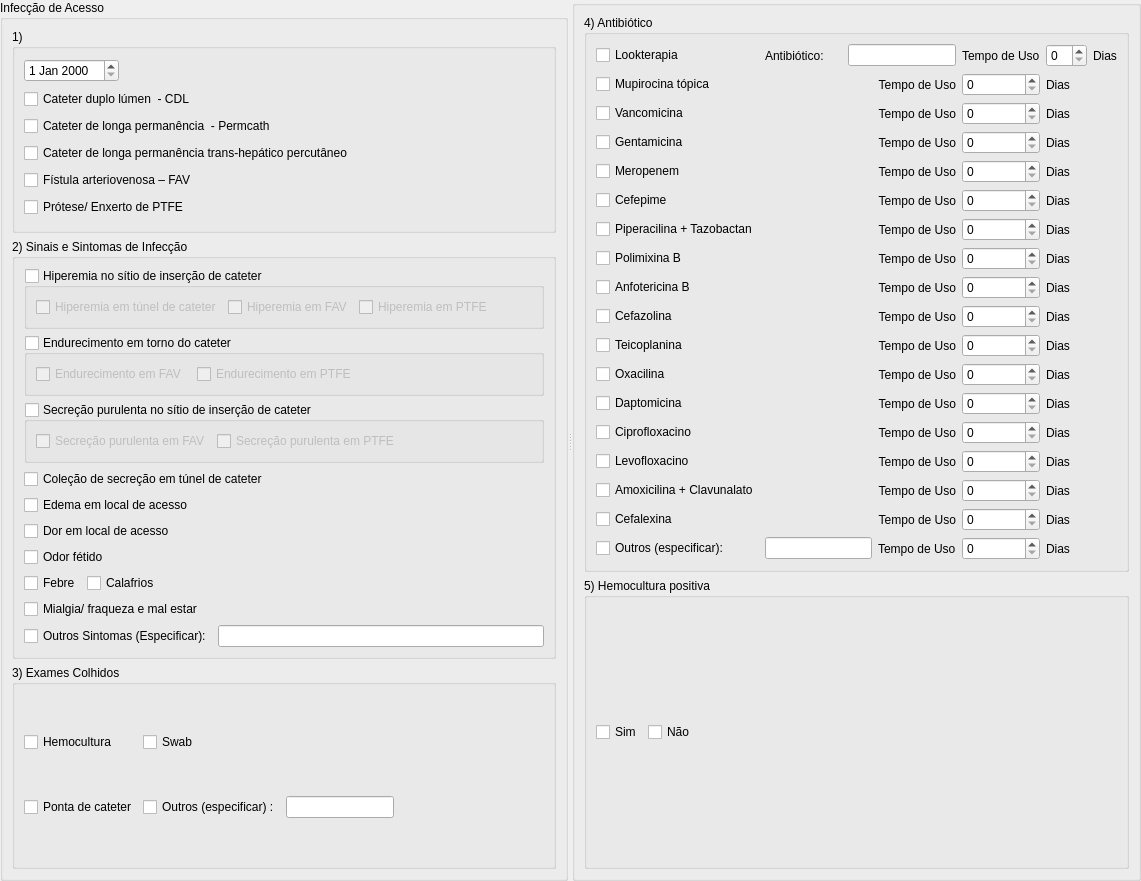
  <widget class="QSplitter" name="splitter">
   <property name="geometry">
    <rect>
     <x>0</x>
     <y>10</y>
     <width>1141</width>
     <height>881</height>
    </rect>
   </property>
   <property name="sizePolicy">
    <sizepolicy hsizetype="Preferred" vsizetype="Preferred">
     <horstretch>0</horstretch>
     <verstretch>0</verstretch>
    </sizepolicy>
   </property>
   <property name="orientation">
    <enum>Qt::Horizontal</enum>
   </property>
   <widget class="QGroupBox" name="groupBox">
    <property name="title">
     <string>Infecção de Acesso</string>
    </property>
    <layout class="QVBoxLayout" name="verticalLayout_4">
     <item>
      <widget class="QGroupBox" name="groupBox_op1">
       <property name="title">
        <string>1)</string>
       </property>
       <layout class="QVBoxLayout" name="verticalLayout">
        <item>
         <layout class="QHBoxLayout" name="horizontalLayout">
          <item>
           <widget class="QDateEdit" name="dateEdit_infeccaoDeAcesso"/>
          </item>
          <item>
           <spacer name="horizontalSpacer">
            <property name="orientation">
             <enum>Qt::Horizontal</enum>
            </property>
            <property name="sizeHint" stdset="0">
             <size>
              <width>40</width>
              <height>20</height>
             </size>
            </property>
           </spacer>
          </item>
         </layout>
        </item>
        <item>
         <widget class="QCheckBox" name="checkBox_CDL">
          <property name="text">
           <string>Cateter duplo lúmen  - CDL</string>
          </property>
         </widget>
        </item>
        <item>
         <widget class="QCheckBox" name="checkBox_Permicath">
          <property name="text">
           <string>Cateter de longa permanência  - Permcath</string>
          </property>
         </widget>
        </item>
        <item>
         <widget class="QCheckBox" name="checkBox_transHepatico">
          <property name="text">
           <string>Cateter de longa permanência trans-hepático percutâneo</string>
          </property>
         </widget>
        </item>
        <item>
         <widget class="QCheckBox" name="checkBox_FAV">
          <property name="text">
           <string>Fístula arteriovenosa – FAV </string>
          </property>
         </widget>
        </item>
        <item>
         <widget class="QCheckBox" name="checkBox_PTFE">
          <property name="text">
           <string>Prótese/ Enxerto de PTFE  </string>
          </property>
         </widget>
        </item>
       </layout>
      </widget>
     </item>
     <item>
      <widget class="QGroupBox" name="groupBox_op2">
       <property name="title">
        <string>2) Sinais e Sintomas de Infecção</string>
       </property>
       <layout class="QVBoxLayout" name="verticalLayout_2">
        <item>
         <widget class="QGroupBox" name="groupBox_HiperamiaNoStioDeInsercaoDeCAteter">
          <property name="title">
           <string>Hiperemia no sítio de inserção de cateter</string>
          </property>
          <property name="checkable">
           <bool>true</bool>
          </property>
          <property name="checked">
           <bool>false</bool>
          </property>
          <layout class="QHBoxLayout" name="horizontalLayout_2">
           <item>
            <widget class="QCheckBox" name="checkBox_HiperamiaEmTunelDeCateter">
             <property name="text">
              <string>Hiperemia em túnel de cateter</string>
             </property>
            </widget>
           </item>
           <item>
            <widget class="QCheckBox" name="checkBox_hiperamiaEmFAV">
             <property name="text">
              <string>Hiperemia em FAV</string>
             </property>
            </widget>
           </item>
           <item>
            <widget class="QCheckBox" name="checkBox_hiperamiaEmPTFE">
             <property name="text">
              <string>Hiperemia em PTFE</string>
             </property>
            </widget>
           </item>
           <item>
            <spacer name="horizontalSpacer_3">
             <property name="orientation">
              <enum>Qt::Horizontal</enum>
             </property>
             <property name="sizeHint" stdset="0">
              <size>
               <width>40</width>
               <height>20</height>
              </size>
             </property>
            </spacer>
           </item>
          </layout>
         </widget>
        </item>
        <item>
         <widget class="QGroupBox" name="groupBox_endurecimentoEmTornoDoCateter">
          <property name="title">
           <string>Endurecimento em torno do cateter </string>
          </property>
          <property name="checkable">
           <bool>true</bool>
          </property>
          <property name="checked">
           <bool>false</bool>
          </property>
          <layout class="QHBoxLayout" name="horizontalLayout_3">
           <item>
            <widget class="QCheckBox" name="checkBox_endurecimentoEmFAV">
             <property name="text">
              <string>Endurecimento em FAV </string>
             </property>
            </widget>
           </item>
           <item>
            <widget class="QCheckBox" name="checkBox_endurecimentoEmPTFE">
             <property name="text">
              <string>Endurecimento em PTFE</string>
             </property>
            </widget>
           </item>
           <item>
            <spacer name="horizontalSpacer_4">
             <property name="orientation">
              <enum>Qt::Horizontal</enum>
             </property>
             <property name="sizeHint" stdset="0">
              <size>
               <width>40</width>
               <height>20</height>
              </size>
             </property>
            </spacer>
           </item>
          </layout>
         </widget>
        </item>
        <item>
         <widget class="QGroupBox" name="groupBox_secrecao">
          <property name="title">
           <string>Secreção purulenta no sítio de inserção de cateter</string>
          </property>
          <property name="checkable">
           <bool>true</bool>
          </property>
          <property name="checked">
           <bool>false</bool>
          </property>
          <layout class="QHBoxLayout" name="horizontalLayout_4">
           <item>
            <widget class="QCheckBox" name="checkBox_secrecaoFAV">
             <property name="text">
              <string>Secreção purulenta em FAV</string>
             </property>
            </widget>
           </item>
           <item>
            <widget class="QCheckBox" name="checkBox_secrecaoPTFE">
             <property name="text">
              <string>Secreção purulenta em PTFE</string>
             </property>
            </widget>
           </item>
           <item>
            <spacer name="horizontalSpacer_5">
             <property name="orientation">
              <enum>Qt::Horizontal</enum>
             </property>
             <property name="sizeHint" stdset="0">
              <size>
               <width>40</width>
               <height>20</height>
              </size>
             </property>
            </spacer>
           </item>
          </layout>
         </widget>
        </item>
        <item>
         <widget class="QCheckBox" name="checkBox_colecaoDeSecrecao">
          <property name="text">
           <string>Coleção de secreção em túnel de cateter</string>
          </property>
         </widget>
        </item>
        <item>
         <widget class="QCheckBox" name="checkBox_edemaEmLocalDeAcesso">
          <property name="text">
           <string>Edema em local de acesso </string>
          </property>
         </widget>
        </item>
        <item>
         <widget class="QCheckBox" name="checkBox_dorEmLocalDeAcesso">
          <property name="text">
           <string>Dor em local de acesso </string>
          </property>
         </widget>
        </item>
        <item>
         <widget class="QCheckBox" name="checkBox_odorFetido">
          <property name="text">
           <string>Odor fétido</string>
          </property>
         </widget>
        </item>
        <item>
         <layout class="QHBoxLayout" name="horizontalLayout_5">
          <item>
           <widget class="QCheckBox" name="checkBox_febre">
            <property name="text">
             <string>Febre</string>
            </property>
           </widget>
          </item>
          <item>
           <widget class="QCheckBox" name="checkBox_calafrios">
            <property name="text">
             <string>Calafrios</string>
            </property>
           </widget>
          </item>
          <item>
           <spacer name="horizontalSpacer_2">
            <property name="orientation">
             <enum>Qt::Horizontal</enum>
            </property>
            <property name="sizeHint" stdset="0">
             <size>
              <width>40</width>
              <height>20</height>
             </size>
            </property>
           </spacer>
          </item>
         </layout>
        </item>
        <item>
         <widget class="QCheckBox" name="checkBox_mialgia">
          <property name="text">
           <string>Mialgia/ fraqueza e mal estar </string>
          </property>
         </widget>
        </item>
        <item>
         <layout class="QHBoxLayout" name="horizontalLayout_6">
          <item>
           <widget class="QCheckBox" name="checkBox_outrosSinais">
            <property name="text">
             <string>Outros Sintomas (Especificar):</string>
            </property>
           </widget>
          </item>
          <item>
           <widget class="QLineEdit" name="lineEdit_outrosSinais"/>
          </item>
         </layout>
        </item>
       </layout>
      </widget>
     </item>
     <item>
      <widget class="QGroupBox" name="groupBox_op3">
       <property name="title">
        <string>3) Exames Colhidos</string>
       </property>
       <layout class="QGridLayout" name="gridLayout_2">
        <item row="0" column="0">
         <widget class="QCheckBox" name="checkBox_hemocultura">
          <property name="text">
           <string>Hemocultura </string>
          </property>
         </widget>
        </item>
        <item row="1" column="0">
         <widget class="QCheckBox" name="checkBox_pontaDeCateter">
          <property name="text">
           <string>Ponta de cateter</string>
          </property>
         </widget>
        </item>
        <item row="0" column="1">
         <widget class="QCheckBox" name="checkBox_swab">
          <property name="text">
           <string>Swab </string>
          </property>
         </widget>
        </item>
        <item row="0" column="3">
         <spacer name="horizontalSpacer_6">
          <property name="orientation">
           <enum>Qt::Horizontal</enum>
          </property>
          <property name="sizeHint" stdset="0">
           <size>
            <width>40</width>
            <height>20</height>
           </size>
          </property>
         </spacer>
        </item>
        <item row="1" column="1">
         <layout class="QHBoxLayout" name="horizontalLayout_7">
          <item>
           <widget class="QCheckBox" name="checkBox_outrosExames_2">
            <property name="text">
             <string>Outros (especificar) :</string>
            </property>
           </widget>
          </item>
          <item>
           <widget class="QLineEdit" name="lineEdit_outrosExames"/>
          </item>
         </layout>
        </item>
       </layout>
      </widget>
     </item>
    </layout>
   </widget>
   <widget class="QGroupBox" name="groupBox_8">
    <property name="title">
     <string/>
    </property>
    <layout class="QVBoxLayout" name="verticalLayout_3">
     <item>
      <widget class="QGroupBox" name="groupBox_op4">
       <property name="styleSheet">
        <string/>
       </property>
       <property name="title">
        <string>4) Antibiótico</string>
       </property>
       <layout class="QGridLayout" name="gridLayout">
        <item row="1" column="0">
         <widget class="QCheckBox" name="checkBox_MupirocinaTopica">
          <property name="styleSheet">
           <string notr="true"/>
          </property>
          <property name="text">
           <string>Mupirocina tópica </string>
          </property>
         </widget>
        </item>
        <item row="1" column="1">
         <widget class="QLabel" name="label_4">
          <property name="text">
           <string>Tempo de Uso</string>
          </property>
          <property name="alignment">
           <set>Qt::AlignRight|Qt::AlignTrailing|Qt::AlignVCenter</set>
          </property>
         </widget>
        </item>
        <item row="1" column="2">
         <widget class="QSpinBox" name="spinBox_MupirocinaTopica"/>
        </item>
        <item row="1" column="3">
         <widget class="QLabel" name="label_5">
          <property name="text">
           <string>Dias</string>
          </property>
         </widget>
        </item>
        <item row="2" column="1">
         <widget class="QLabel" name="label_6">
          <property name="text">
           <string>Tempo de Uso</string>
          </property>
          <property name="alignment">
           <set>Qt::AlignRight|Qt::AlignTrailing|Qt::AlignVCenter</set>
          </property>
         </widget>
        </item>
        <item row="3" column="0">
         <widget class="QCheckBox" name="checkBox_gentamicina">
          <property name="styleSheet">
           <string notr="true"/>
          </property>
          <property name="text">
           <string>Gentamicina </string>
          </property>
         </widget>
        </item>
        <item row="2" column="0">
         <widget class="QCheckBox" name="checkBox_vancomicina">
          <property name="styleSheet">
           <string notr="true"/>
          </property>
          <property name="text">
           <string>Vancomicina </string>
          </property>
         </widget>
        </item>
        <item row="3" column="3">
         <widget class="QLabel" name="label_9">
          <property name="text">
           <string>Dias</string>
          </property>
         </widget>
        </item>
        <item row="2" column="3">
         <widget class="QLabel" name="label_7">
          <property name="text">
           <string>Dias</string>
          </property>
         </widget>
        </item>
        <item row="3" column="1">
         <widget class="QLabel" name="label_8">
          <property name="text">
           <string>Tempo de Uso</string>
          </property>
          <property name="alignment">
           <set>Qt::AlignRight|Qt::AlignTrailing|Qt::AlignVCenter</set>
          </property>
         </widget>
        </item>
        <item row="5" column="0">
         <widget class="QCheckBox" name="checkBox_cefepime">
          <property name="styleSheet">
           <string notr="true"/>
          </property>
          <property name="text">
           <string>Cefepime</string>
          </property>
         </widget>
        </item>
        <item row="2" column="2">
         <widget class="QSpinBox" name="spinBox_vancomicina"/>
        </item>
        <item row="6" column="1">
         <widget class="QLabel" name="label_12">
          <property name="text">
           <string>Tempo de Uso</string>
          </property>
          <property name="alignment">
           <set>Qt::AlignRight|Qt::AlignTrailing|Qt::AlignVCenter</set>
          </property>
         </widget>
        </item>
        <item row="4" column="1">
         <widget class="QLabel" name="label_10">
          <property name="text">
           <string>Tempo de Uso</string>
          </property>
          <property name="alignment">
           <set>Qt::AlignRight|Qt::AlignTrailing|Qt::AlignVCenter</set>
          </property>
         </widget>
        </item>
        <item row="3" column="2">
         <widget class="QSpinBox" name="spinBox_gentamicina"/>
        </item>
        <item row="9" column="0">
         <widget class="QCheckBox" name="checkBox_cefazolina">
          <property name="styleSheet">
           <string notr="true"/>
          </property>
          <property name="text">
           <string>Cefazolina </string>
          </property>
         </widget>
        </item>
        <item row="10" column="0">
         <widget class="QCheckBox" name="checkBox_teicoplanina">
          <property name="styleSheet">
           <string notr="true"/>
          </property>
          <property name="text">
           <string>Teicoplanina </string>
          </property>
         </widget>
        </item>
        <item row="6" column="0">
         <widget class="QCheckBox" name="checkBox_pieperacilinaTazobactam">
          <property name="styleSheet">
           <string notr="true"/>
          </property>
          <property name="text">
           <string>Piperacilina + Tazobactan</string>
          </property>
         </widget>
        </item>
        <item row="7" column="0">
         <widget class="QCheckBox" name="checkBox_polimixinaB">
          <property name="styleSheet">
           <string notr="true"/>
          </property>
          <property name="text">
           <string>Polimixina B</string>
          </property>
         </widget>
        </item>
        <item row="7" column="1">
         <widget class="QLabel" name="label_13">
          <property name="text">
           <string>Tempo de Uso</string>
          </property>
          <property name="alignment">
           <set>Qt::AlignRight|Qt::AlignTrailing|Qt::AlignVCenter</set>
          </property>
         </widget>
        </item>
        <item row="8" column="0">
         <widget class="QCheckBox" name="checkBox_anfotericinaB">
          <property name="styleSheet">
           <string notr="true"/>
          </property>
          <property name="text">
           <string>Anfotericina B </string>
          </property>
         </widget>
        </item>
        <item row="13" column="0">
         <widget class="QCheckBox" name="checkBox_ciprofloxacino">
          <property name="styleSheet">
           <string notr="true"/>
          </property>
          <property name="text">
           <string>Ciprofloxacino </string>
          </property>
         </widget>
        </item>
        <item row="15" column="0">
         <widget class="QCheckBox" name="checkBox_amoxilinaClavunlato">
          <property name="styleSheet">
           <string notr="true"/>
          </property>
          <property name="text">
           <string>Amoxicilina + Clavunalato</string>
          </property>
         </widget>
        </item>
        <item row="11" column="0">
         <widget class="QCheckBox" name="checkBox_oxacilina">
          <property name="styleSheet">
           <string notr="true"/>
          </property>
          <property name="text">
           <string>Oxacilina </string>
          </property>
         </widget>
        </item>
        <item row="12" column="0">
         <widget class="QCheckBox" name="checkBox_daptomicina">
          <property name="styleSheet">
           <string notr="true"/>
          </property>
          <property name="text">
           <string>Daptomicina </string>
          </property>
         </widget>
        </item>
        <item row="14" column="0">
         <widget class="QCheckBox" name="checkBox_levofloxacino">
          <property name="styleSheet">
           <string notr="true"/>
          </property>
          <property name="text">
           <string>Levofloxacino </string>
          </property>
         </widget>
        </item>
        <item row="16" column="0">
         <widget class="QCheckBox" name="checkBox_cefalexina">
          <property name="styleSheet">
           <string notr="true"/>
          </property>
          <property name="text">
           <string>Cefalexina </string>
          </property>
         </widget>
        </item>
        <item row="17" column="0">
         <widget class="QCheckBox" name="checkBox_outrosAntibioticos">
          <property name="text">
           <string>Outros (especificar):</string>
          </property>
         </widget>
        </item>
        <item row="5" column="1">
         <widget class="QLabel" name="label_11">
          <property name="text">
           <string>Tempo de Uso</string>
          </property>
          <property name="alignment">
           <set>Qt::AlignRight|Qt::AlignTrailing|Qt::AlignVCenter</set>
          </property>
         </widget>
        </item>
        <item row="13" column="1">
         <widget class="QLabel" name="label_19">
          <property name="text">
           <string>Tempo de Uso</string>
          </property>
          <property name="alignment">
           <set>Qt::AlignRight|Qt::AlignTrailing|Qt::AlignVCenter</set>
          </property>
         </widget>
        </item>
        <item row="11" column="1">
         <widget class="QLabel" name="label_17">
          <property name="text">
           <string>Tempo de Uso</string>
          </property>
          <property name="alignment">
           <set>Qt::AlignRight|Qt::AlignTrailing|Qt::AlignVCenter</set>
          </property>
         </widget>
        </item>
        <item row="10" column="1">
         <widget class="QLabel" name="label_16">
          <property name="text">
           <string>Tempo de Uso</string>
          </property>
          <property name="alignment">
           <set>Qt::AlignRight|Qt::AlignTrailing|Qt::AlignVCenter</set>
          </property>
         </widget>
        </item>
        <item row="8" column="1">
         <widget class="QLabel" name="label_14">
          <property name="text">
           <string>Tempo de Uso</string>
          </property>
          <property name="alignment">
           <set>Qt::AlignRight|Qt::AlignTrailing|Qt::AlignVCenter</set>
          </property>
         </widget>
        </item>
        <item row="12" column="1">
         <widget class="QLabel" name="label_18">
          <property name="text">
           <string>Tempo de Uso</string>
          </property>
          <property name="alignment">
           <set>Qt::AlignRight|Qt::AlignTrailing|Qt::AlignVCenter</set>
          </property>
         </widget>
        </item>
        <item row="9" column="1">
         <widget class="QLabel" name="label_15">
          <property name="text">
           <string>Tempo de Uso</string>
          </property>
          <property name="alignment">
           <set>Qt::AlignRight|Qt::AlignTrailing|Qt::AlignVCenter</set>
          </property>
         </widget>
        </item>
        <item row="15" column="1">
         <widget class="QLabel" name="label_21">
          <property name="text">
           <string>Tempo de Uso</string>
          </property>
          <property name="alignment">
           <set>Qt::AlignRight|Qt::AlignTrailing|Qt::AlignVCenter</set>
          </property>
         </widget>
        </item>
        <item row="4" column="3">
         <widget class="QLabel" name="label_23">
          <property name="text">
           <string>Dias</string>
          </property>
         </widget>
        </item>
        <item row="16" column="1">
         <widget class="QLabel" name="label_22">
          <property name="text">
           <string>Tempo de Uso</string>
          </property>
          <property name="alignment">
           <set>Qt::AlignRight|Qt::AlignTrailing|Qt::AlignVCenter</set>
          </property>
         </widget>
        </item>
        <item row="14" column="1">
         <widget class="QLabel" name="label_20">
          <property name="text">
           <string>Tempo de Uso</string>
          </property>
          <property name="alignment">
           <set>Qt::AlignRight|Qt::AlignTrailing|Qt::AlignVCenter</set>
          </property>
         </widget>
        </item>
        <item row="5" column="3">
         <widget class="QLabel" name="label_24">
          <property name="text">
           <string>Dias</string>
          </property>
         </widget>
        </item>
        <item row="6" column="3">
         <widget class="QLabel" name="label_25">
          <property name="text">
           <string>Dias</string>
          </property>
         </widget>
        </item>
        <item row="9" column="3">
         <widget class="QLabel" name="label_28">
          <property name="text">
           <string>Dias</string>
          </property>
         </widget>
        </item>
        <item row="7" column="3">
         <widget class="QLabel" name="label_26">
          <property name="text">
           <string>Dias</string>
          </property>
         </widget>
        </item>
        <item row="8" column="3">
         <widget class="QLabel" name="label_27">
          <property name="text">
           <string>Dias</string>
          </property>
         </widget>
        </item>
        <item row="10" column="3">
         <widget class="QLabel" name="label_29">
          <property name="text">
           <string>Dias</string>
          </property>
         </widget>
        </item>
        <item row="12" column="3">
         <widget class="QLabel" name="label_31">
          <property name="text">
           <string>Dias</string>
          </property>
         </widget>
        </item>
        <item row="11" column="3">
         <widget class="QLabel" name="label_30">
          <property name="text">
           <string>Dias</string>
          </property>
         </widget>
        </item>
        <item row="13" column="3">
         <widget class="QLabel" name="label_32">
          <property name="text">
           <string>Dias</string>
          </property>
         </widget>
        </item>
        <item row="16" column="3">
         <widget class="QLabel" name="label_35">
          <property name="text">
           <string>Dias</string>
          </property>
         </widget>
        </item>
        <item row="14" column="3">
         <widget class="QLabel" name="label_33">
          <property name="text">
           <string>Dias</string>
          </property>
         </widget>
        </item>
        <item row="15" column="3">
         <widget class="QLabel" name="label_34">
          <property name="text">
           <string>Dias</string>
          </property>
         </widget>
        </item>
        <item row="4" column="2">
         <widget class="QSpinBox" name="spinBox_meropenem"/>
        </item>
        <item row="6" column="2">
         <widget class="QSpinBox" name="spinBox_pieperacilinaTazobactam"/>
        </item>
        <item row="5" column="2">
         <widget class="QSpinBox" name="spinBox_cefepime"/>
        </item>
        <item row="8" column="2">
         <widget class="QSpinBox" name="spinBox_anfotericinaB"/>
        </item>
        <item row="7" column="2">
         <widget class="QSpinBox" name="spinBox_polimixinaB"/>
        </item>
        <item row="9" column="2">
         <widget class="QSpinBox" name="spinBox_cefazolina"/>
        </item>
        <item row="10" column="2">
         <widget class="QSpinBox" name="spinBox_teicoplanina"/>
        </item>
        <item row="0" column="0">
         <widget class="QCheckBox" name="checkBox_lookterapia">
          <property name="styleSheet">
           <string notr="true"/>
          </property>
          <property name="text">
           <string>Lookterapia</string>
          </property>
         </widget>
        </item>
        <item row="11" column="2">
         <widget class="QSpinBox" name="spinBox_oxacilina"/>
        </item>
        <item row="13" column="2">
         <widget class="QSpinBox" name="spinBox_ciprofloxacino"/>
        </item>
        <item row="14" column="2">
         <widget class="QSpinBox" name="spinBox_levofloxacino"/>
        </item>
        <item row="12" column="2">
         <widget class="QSpinBox" name="spinBox_daptomicina"/>
        </item>
        <item row="0" column="4">
         <widget class="QLabel" name="label_3">
          <property name="text">
           <string>Dias</string>
          </property>
         </widget>
        </item>
        <item row="15" column="2">
         <widget class="QSpinBox" name="spinBox_amoxilinaClavunlato"/>
        </item>
        <item row="16" column="2">
         <widget class="QSpinBox" name="spinBox_cefalexina"/>
        </item>
        <item row="17" column="3">
         <widget class="QLabel" name="label_36">
          <property name="text">
           <string>Dias</string>
          </property>
         </widget>
        </item>
        <item row="17" column="2">
         <widget class="QSpinBox" name="spinBox_outrosAntibioticos"/>
        </item>
        <item row="0" column="2">
         <widget class="QLabel" name="label_TUlookterapia">
          <property name="text">
           <string>Tempo de Uso</string>
          </property>
         </widget>
        </item>
        <item row="0" column="3">
         <widget class="QSpinBox" name="spinBox_TUlookterapia4"/>
        </item>
        <item row="17" column="1">
         <layout class="QHBoxLayout" name="horizontalLayout_10">
          <item>
           <widget class="QLineEdit" name="lineEdit_outrosAntibioticos"/>
          </item>
          <item>
           <widget class="QLabel" name="label_37">
            <property name="text">
             <string>Tempo de Uso</string>
            </property>
           </widget>
          </item>
         </layout>
        </item>
        <item row="0" column="1">
         <layout class="QHBoxLayout" name="horizontalLayout_8">
          <item>
           <widget class="QLabel" name="label_antibiotico">
            <property name="text">
             <string>Antibiótico:</string>
            </property>
           </widget>
          </item>
          <item>
           <widget class="QLineEdit" name="lineEdit_antibiotico">
            <property name="sizePolicy">
             <sizepolicy hsizetype="Fixed" vsizetype="Fixed">
              <horstretch>0</horstretch>
              <verstretch>0</verstretch>
             </sizepolicy>
            </property>
           </widget>
          </item>
         </layout>
        </item>
        <item row="4" column="0">
         <widget class="QCheckBox" name="checkBox_meropenem">
          <property name="styleSheet">
           <string notr="true"/>
          </property>
          <property name="text">
           <string>Meropenem </string>
          </property>
         </widget>
        </item>
       </layout>
      </widget>
     </item>
     <item>
      <widget class="QGroupBox" name="groupBox_op5">
       <property name="title">
        <string>5) Hemocultura positiva </string>
       </property>
       <layout class="QHBoxLayout" name="horizontalLayout_12">
        <item>
         <widget class="QCheckBox" name="checkBox_hemoculturaPositivaSim">
          <property name="text">
           <string>Sim</string>
          </property>
         </widget>
        </item>
        <item>
         <widget class="QCheckBox" name="checkBox_hemoculturaPositivaNao">
          <property name="text">
           <string>Não</string>
          </property>
         </widget>
        </item>
        <item>
         <spacer name="horizontalSpacer_7">
          <property name="orientation">
           <enum>Qt::Horizontal</enum>
          </property>
          <property name="sizeHint" stdset="0">
           <size>
            <width>40</width>
            <height>20</height>
           </size>
          </property>
         </spacer>
        </item>
       </layout>
      </widget>
     </item>
    </layout>
   </widget>
  </widget>
